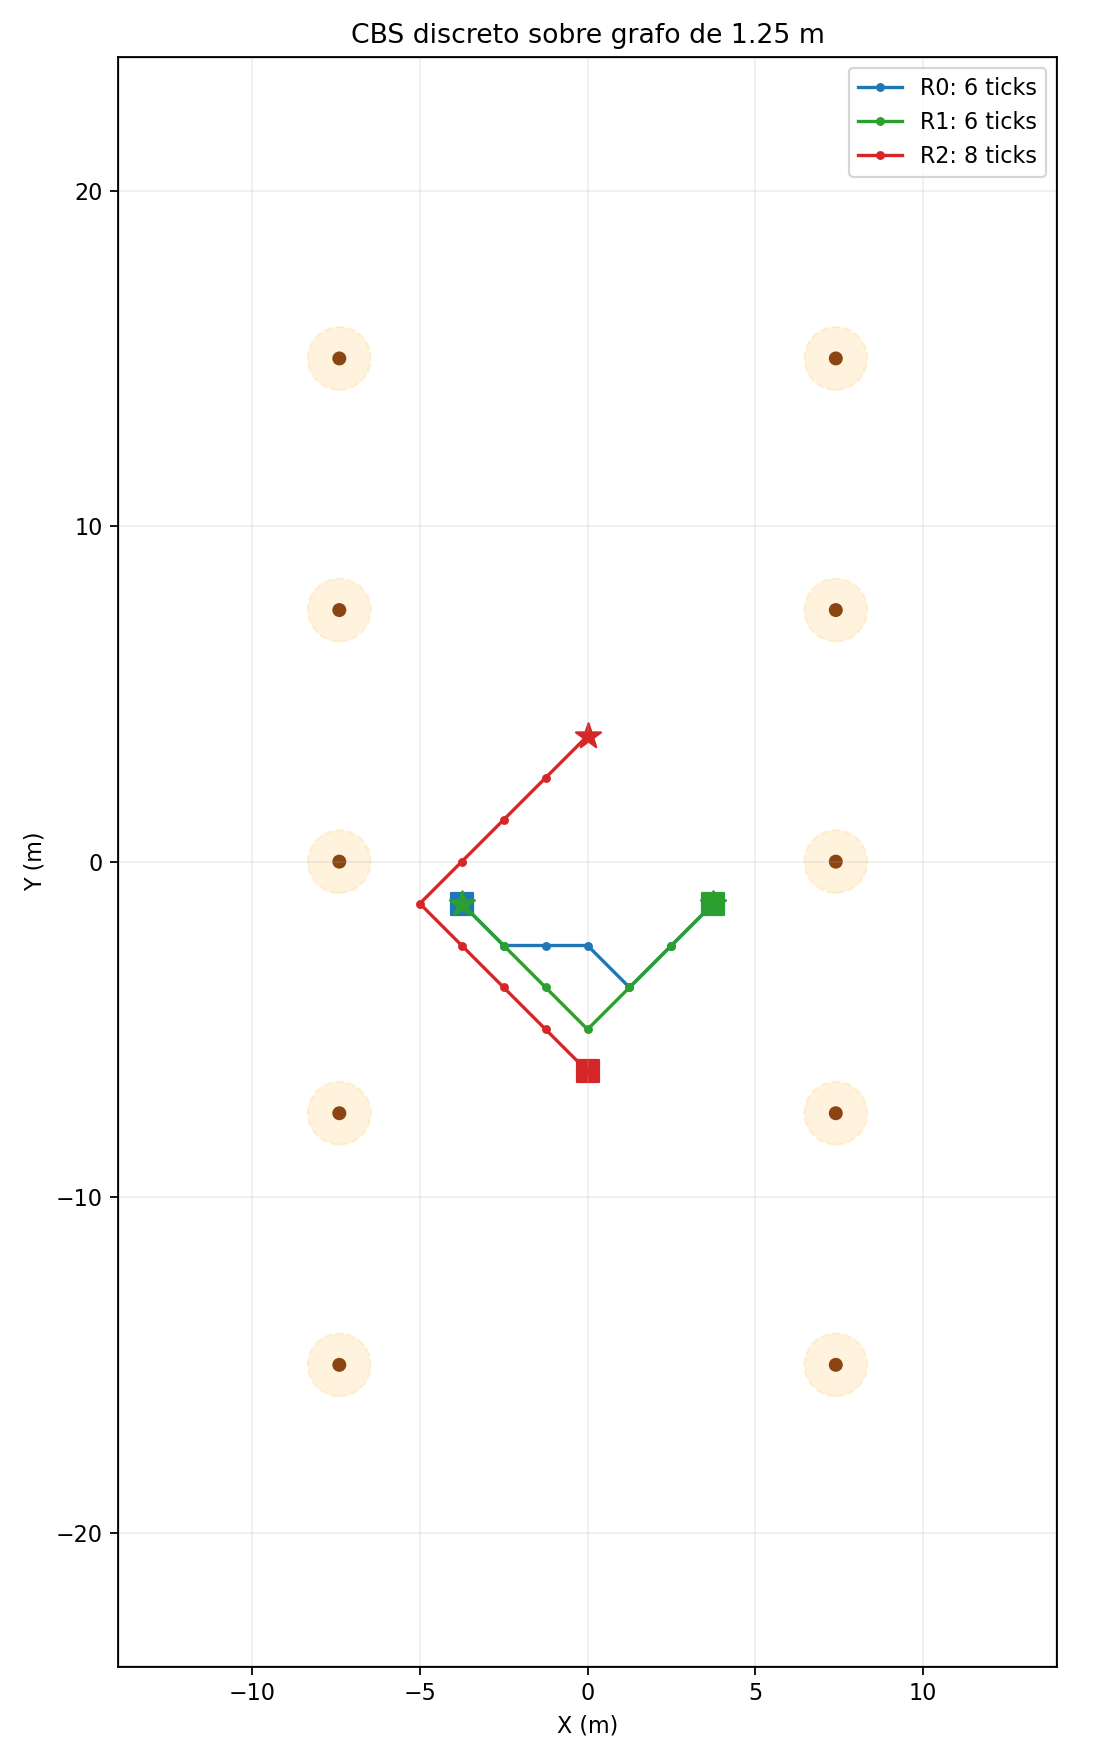

The script that saved this image:
#!/usr/bin/env python3
"""CBS discreto para el grafo geometrico SwarmBots de 1.25 m.

ETAPA OFFLINE: no utiliza ROS ni mueve robots. Cada transicion (horizontal,
vertical, diagonal o WAIT) toma UN tick abstracto. Su temporizacion aun NO es
realizable directamente en Gazebo: se requiere un ejecutor sincronizado.

Separacion fisica: compara distancia entre dos centros durante TODA una
transicion lineal sincronizada, no solo vertices o intercambios de aristas.
Para evitar errores por tracking se usa distancia minima 2*(radio+margin).

Uso: python3 cbs_grafo_125.py [--png cbs_grafo_125.png]
Requiere tener grafo_cbs_125.py en el mismo directorio.
"""
from __future__ import annotations
import argparse
from dataclasses import dataclass
import heapq
import itertools
import math
from pathlib import Path

import grafo_cbs_125 as geom

Node = tuple[int,int]
PathT = tuple[Node, ...]
MIN_SEPARATION = 2 * (geom.ROBOT_RADIUS_M + geom.EXTRA_MARGIN_M)

@dataclass(frozen=True)
class Constraint:
    agent: int
    time: int
    vertex: Node | None = None
    edge: tuple[Node,Node] | None = None

@dataclass(frozen=True)
class Conflict:
    a: int
    b: int
    time: int
    kind: str
    distance: float
    a_edge: tuple[Node,Node] | None
    b_edge: tuple[Node,Node] | None
    a_vertex: Node | None = None
    b_vertex: Node | None = None

@dataclass
class CTNode:
    paths: tuple[PathT, ...]
    constraints: frozenset[Constraint]
    cost: int
    depth: int

class Graph:
    def __init__(self):
        self.vertices, self.edges, _, _ = geom.make_graph()
        self.neighbors = {v: [] for v in self.vertices}
        for a,b in self.edges:
            self.neighbors[a].append(b)
            self.neighbors[b].append(a)
        for v in self.vertices:
            self.neighbors[v].sort()

    @staticmethod
    def pos(v):
        return geom.node_position(v)


def pos_at(path: PathT, t:int) -> Node:
    return path[min(t,len(path)-1)]


def simultaneous_distance(a0:Node,a1:Node,b0:Node,b1:Node) -> float:
    """Min distance during synchronous straight line motion (linear interpolation)."""
    ax,ay = geom.node_position(a0); aex,aey = geom.node_position(a1)
    bx,by = geom.node_position(b0); bex,bey = geom.node_position(b1)
    rx,ry = ax-bx, ay-by
    vx,vy = (aex-ax)-(bex-bx), (aey-ay)-(bey-by)
    den = vx*vx+vy*vy
    t = max(0.,min(1.,-(rx*vx+ry*vy)/den)) if den>1e-12 else 0.
    return math.hypot(rx+t*vx,ry+t*vy)


def first_conflict(paths:tuple[PathT,...], clearance:float=MIN_SEPARATION) -> Conflict | None:
    horizon=max(map(len,paths))
    for t in range(horizon):
        for a,b in itertools.combinations(range(len(paths)),2):
            pa=pos_at(paths[a],t); pb=pos_at(paths[b],t)
            d=math.dist(geom.node_position(pa),geom.node_position(pb))
            if d < clearance-1e-8:
                return Conflict(a,b,t,'proximidad en vertice',d,None,None,pa,pb)
            if t+1<horizon:
                qa=pos_at(paths[a],t+1); qb=pos_at(paths[b],t+1)
                d=simultaneous_distance(pa,qa,pb,qb)
                if d < clearance-1e-8:
                    return Conflict(a,b,t,'proximidad durante movimiento',d,(pa,qa),(pb,qb))
    return None


def low_level(g:Graph, agent:int, start:Node, goal:Node,
              constraints:frozenset[Constraint], max_time:int=65) -> PathT | None:
    """Shortest-time A* with space-time constraints, unit tick each action."""
    if start not in g.vertices or goal not in g.vertices:
        return None
    cv={(c.vertex,c.time) for c in constraints if c.agent==agent and c.vertex is not None}
    ce={(c.edge,c.time) for c in constraints if c.agent==agent and c.edge is not None}
    if (start,0) in cv:
        return None
    latest=max((c.time for c in constraints if c.agent==agent),default=-1)
    serial=itertools.count()
    def h(v): return max(abs(v[0]-goal[0]),abs(v[1]-goal[1]))
    open_=[(h(start),0,next(serial),start,0)]
    best={(start,0):0}; parent={}
    while open_:
        _,_,_,v,t=heapq.heappop(open_)
        if t>max_time: continue
        if v==goal and t>latest:
            out=[v]; key=(v,t)
            while key in parent:
                key=parent[key];out.append(key[0])
            return tuple(reversed(out))
        if t==max_time: continue
        for w in (*g.neighbors[v],v):
            if (w,t+1) in cv or ((v,w),t) in ce:continue
            nxt=(w,t+1)
            if nxt in best:continue
            best[nxt]=t+1;parent[nxt]=(v,t)
            heapq.heappush(open_,(t+1+h(w),h(w),next(serial),w,t+1))
    return None


def solve(starts:tuple[Node,...],goals:tuple[Node,...], *,
          max_ct:int=20000,max_time:int=65, verbose:bool=False, graph=None):
    if len(starts)!=len(goals) or not starts:raise ValueError('Inicios y metas incompatibles')
    g=graph if graph is not None else Graph(); logs=[]
    if first_conflict(tuple((v,) for v in starts)):
        raise ValueError('Posiciones iniciales demasiado proximas para el clearance')
    root_paths=[]
    for i,(s,tgt) in enumerate(zip(starts,goals)):
        p=low_level(g,i,s,tgt,frozenset(),max_time)
        if p is None:raise ValueError(f'Sin ruta individual para agente {i}')
        root_paths.append(p)
    root_paths=tuple(root_paths)
    root=CTNode(root_paths,frozenset(),sum(len(p)-1 for p in root_paths),0)
    logs.append(f'Raiz CT: costo={root.cost}, primer conflicto={first_conflict(root.paths)}')
    heap=[]; counter=itertools.count()
    heapq.heappush(heap,(root.cost,root.depth,next(counter),root))
    seen={root.constraints};expanded=0;generated=1
    while heap:
        _,_,_,cur=heapq.heappop(heap)
        expanded+=1
        if expanded>max_ct: raise RuntimeError(f'Limite CT de {max_ct} expansiones excedido')
        conflict=first_conflict(cur.paths)
        if conflict is None:
            logs.append(f'SOLUCION CT costo={cur.cost}, expandidos={expanded}, generados={generated}')
            return {'paths':cur.paths,'cost':cur.cost,'expanded':expanded,
                    'generated':generated,'log':logs,'graph':g}
        logs.append(f'CT depth={cur.depth} cost={cur.cost}: {conflict.kind} '
                    f'R{conflict.a}/R{conflict.b}, t={conflict.time}, d={conflict.distance:.3f}m')
        # Vertex conflict -> forbid particular agent at its OWN vertex at time t.
        # Motion conflict -> forbid EXACT transition for each agent (incl WAIT).
        for agent in (conflict.a, conflict.b):
            if conflict.a_vertex is not None:
                v=conflict.a_vertex if agent==conflict.a else conflict.b_vertex
                c=Constraint(agent,conflict.time,vertex=v)
            else:
                edge=conflict.a_edge if agent==conflict.a else conflict.b_edge
                c=Constraint(agent,conflict.time,edge=edge)
            newc=cur.constraints|{c}
            if newc in seen: continue
            seen.add(newc)
            paths=list(cur.paths)
            p=low_level(g,agent,starts[agent],goals[agent],newc,max_time)
            if p is None:continue
            paths[agent]=p
            cost=sum(len(p)-1 for p in paths)
            child=CTNode(tuple(paths),newc,cost,cur.depth+1)
            heapq.heappush(heap,(cost,child.depth,next(counter),child))
            generated+=1
            logs.append(f'  -> restringir R{agent}: {c}, costo hijo={cost}')
    raise RuntimeError('CBS no encontro una solucion dentro del horizonte')


def plot(result, png):
    import matplotlib.pyplot as plt
    from matplotlib.patches import Circle,Rectangle
    fig,ax=plt.subplots(figsize=(7,11))
    ax.add_patch(Rectangle((-14,-24),28,48,fill=False,ec='black'))
    for xy in geom.COLUMNS_XY:
        ax.add_patch(Circle(xy,geom.CLEARANCE_COLUMN_M,ec='orange',ls='--',fc='orange',alpha=.13))
        ax.add_patch(Circle(xy,geom.COLUMN_RADIUS_M,color='saddlebrown'))
    colors=['tab:blue','tab:green','tab:red']
    for i,path in enumerate(result['paths']):
        pts=[geom.node_position(v) for v in path]
        ax.plot([p[0] for p in pts],[p[1] for p in pts],'-o',label=f'R{i}: {len(path)-1} ticks',c=colors[i%3],ms=3)
        ax.scatter(*pts[0],marker='s',s=100,c=colors[i%3]);ax.scatter(*pts[-1],marker='*',s=140,c=colors[i%3])
    ax.set(xlim=(-14,14),ylim=(-24,24),xlabel='X (m)',ylabel='Y (m)',title='CBS discreto sobre grafo de 1.25 m')
    ax.set_aspect('equal');ax.grid(alpha=.2);ax.legend();fig.tight_layout()
    fig.savefig(png,dpi=160);plt.close(fig)


def main():
    ap=argparse.ArgumentParser()
    ap.add_argument('--png',default='cbs_grafo_125.png')
    ap.add_argument('--log',default='cbs_grafo_125_registro.txt')
    ap.add_argument('--max-ct',type=int,default=20000)
    args=ap.parse_args()
    # Escenario de prueba cruzando el centro. Metas separadas entre si.
    starts=((8,18),(14,18),(11,14))
    goals=((14,18),(8,18),(11,22))
    res=solve(starts,goals,max_ct=args.max_ct)
    for i,p in enumerate(res['paths']):
        print(f'Robot {i}: {p} ({len(p)-1} ticks)')
    print(f"Costo={res['cost']}  CT expandidos={res['expanded']}  generados={res['generated']}")
    Path(args.log).write_text('\n'.join(res['log'])+'\n',encoding='utf-8')
    plot(res,args.png)
    print('Imagen:',args.png,'Registro:',args.log)

if __name__=='__main__':main()
